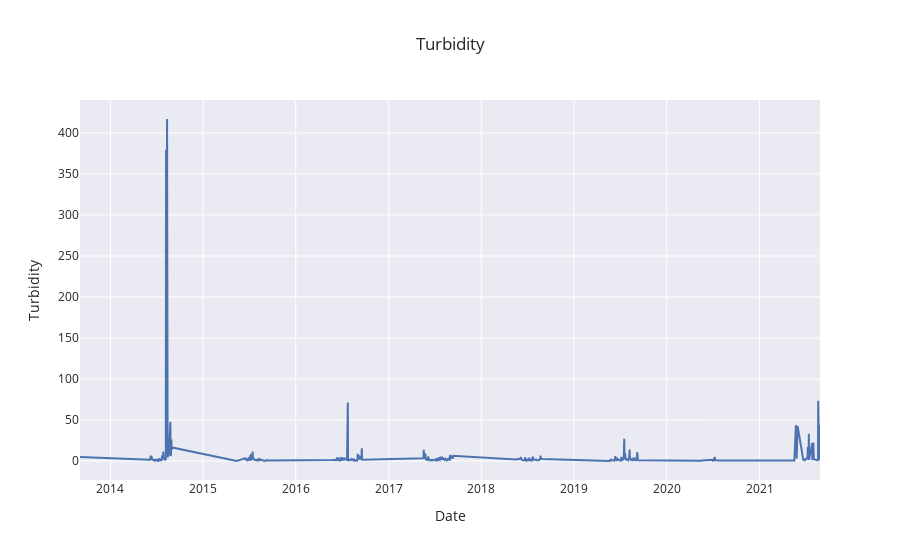

Write notebook code for a chart like this one.
### Code cell
fig = px.line(
    daily_averages, 
    x=daily_averages.index, 
    y='Turbidity', 
    # color='Wave Height', 
    template='seaborn',
    title='Turbidity'
    )
fig.show()

### Figure 1 — Plotly figure (JSON) as saved in the notebook; plotly's stock layout.template omitted (floating-point values rounded to 4 significant figures; data arrays with more than 128 entries replaced by an {"elided": "..."} marker saying what was removed)
{"data": [{"hovertemplate": "Date=%{x}<br>Turbidity=%{y}<extra></extra>", "legendgroup": "", "line": {"color": "rgb(76,114,176)", "dash": "solid"}, "marker": {"symbol": "circle"}, "mode": "lines", "name": "", "orientation": "v", "showlegend": false, "type": "scatter", "x": {"elided": "685 str values"}, "xaxis": "x", "y": {"elided": "685 float values"}, "yaxis": "y"}], "layout": {"legend": {"tracegroupgap": 0}, "title": {"text": "Turbidity"}, "xaxis": {"anchor": "y", "domain": [0, 1], "title": {"text": "Date"}}, "yaxis": {"anchor": "x", "domain": [0, 1], "title": {"text": "Turbidity"}}}}
